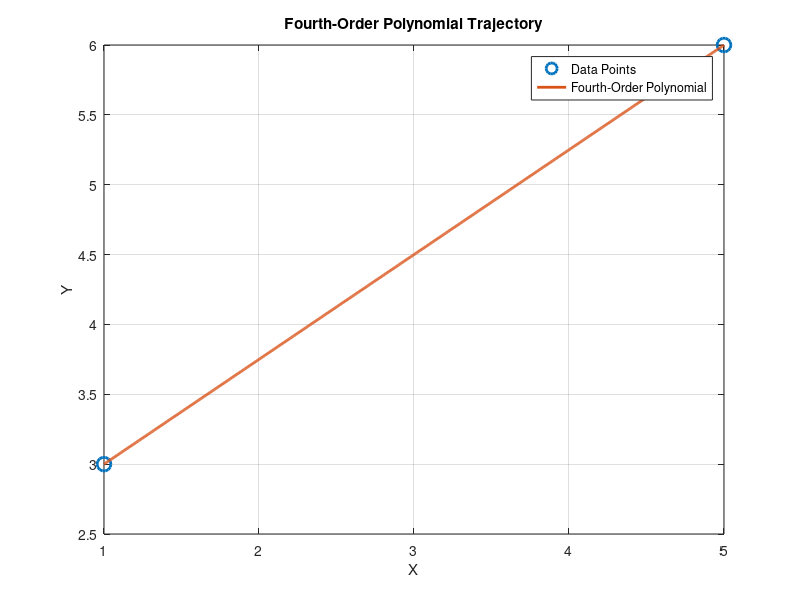

Source code (MATLAB):
% Define your data points (x, y)
x = [1, 5]; % X-coordinates
y = [3, 6]; % Y-coordinates

% Fit a fourth-order polynomial to the data points
degree = 4;
coefficients = polyfit(x, y, degree);

% Generate a finer x-grid for the smooth trajectory
x_finer = linspace(min(x), max(x), 1000);

% Evaluate the polynomial at the finer x-grid points
y_finer = polyval(coefficients, x_finer);

% Plot the original data points and the polynomial trajectory
figure;
plot(x, y, 'o', 'MarkerSize', 10, 'LineWidth', 2); % Original data points
hold on;
plot(x_finer, y_finer, 'LineWidth', 2); % Fourth-order polynomial trajectory
xlabel('X');
ylabel('Y');
title('Fourth-Order Polynomial Trajectory');
legend('Data Points', 'Fourth-Order Polynomial');
grid on;
hold off;
